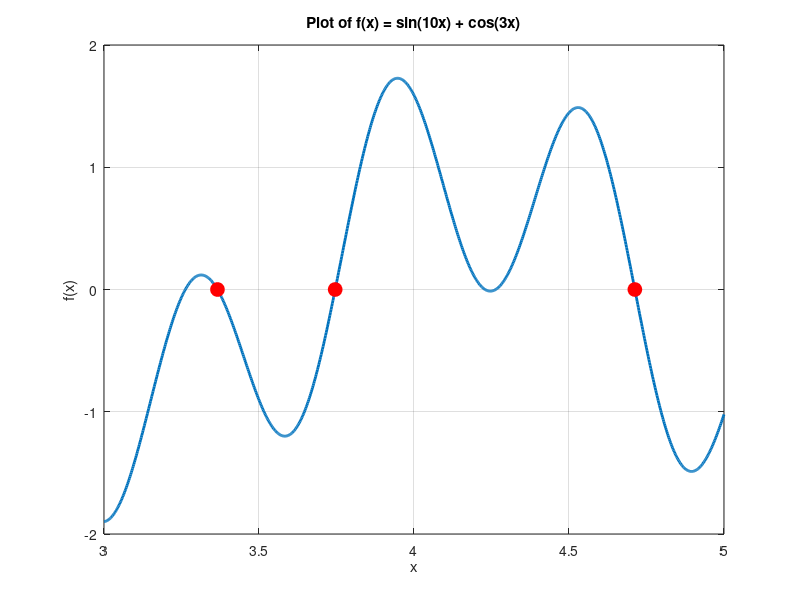

This chart was generated by the following MATLAB code:
clear all; clc; close all;
% Define the function
fa = @(x) sin(10*x) + cos(3*x);

% Define the interval [a, b]
a = 3;
b = 5;

% Plot the function
x_vals = linspace(a, b, 1000);
figure;
plot(x_vals, fa(x_vals), 'LineWidth', 2);
title('Plot of f(x) = sin(10x) + cos(3x)');
xlabel('x');
ylabel('f(x)');
grid on;

% Determine and visualize zeros using fzero
initial_values = [3.5, 4, 4.5];
zeros_found = zeros(size(initial_values));

hold on;

for i = 1:length(initial_values)
    x0 = initial_values(i);
    
    % Use fzero to find the zero
    zero_found = fzero(fa, x0);
    zeros_found(i) = zero_found;
    
    % Plot the zero intersection
    plot(zero_found, 0, 'ro', 'MarkerSize', 10, 'MarkerFaceColor', 'r');
end

hold off;

% Display the zeros found
disp('Zeros found using fzero:');
disp(zeros_found);
